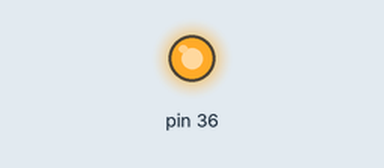
Recording of a program running on a simulated Raspberry Pi (header pin numbers). Shown: output pins drawn as LEDs (lit = HIGH). At 7.0 s the program stops and its outputs stay as they are.

Above: at 0.1 s.
At 6.1 s:
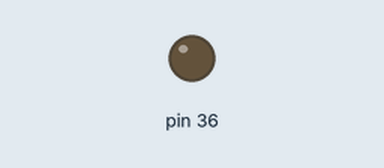
Timing chart, 0 to 7.6 s (numbered marks = the images above):
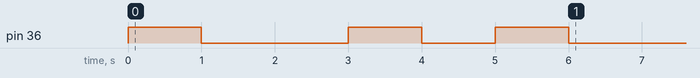

Measured:
- by itself, pin 36: goes HIGH 1.0 s, LOW 2.0 s, HIGH 1.0 s, LOW 1.0 s, HIGH 1.0 s, then LOW

The program:

blink.py
```python
import RPi.GPIO as IO
import time

IO.setmode(IO.BOARD)
IO.setup(36, IO.OUT)
IO.output(36,IO.HIGH)
time.sleep(1)
IO.cleanup()
time.sleep(2)

IO.setmode(IO.BOARD)
IO.setup(36, IO.OUT)
IO.output(36,1)
time.sleep(1)
IO.cleanup()
time.sleep(1)

IO.setmode(IO.BOARD)
IO.setup(36, IO.OUT)
IO.output(36,1)
time.sleep(1)
IO.cleanup()
time.sleep(1)
```
